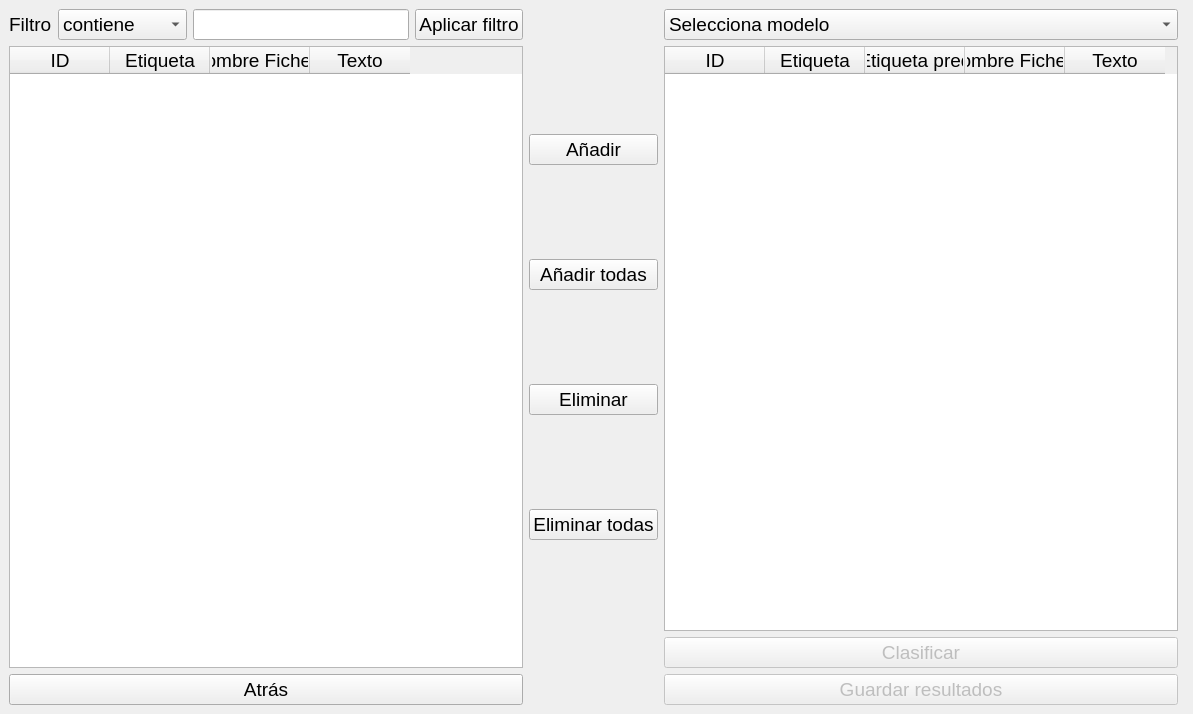
<?xml version="1.0" encoding="UTF-8"?>
<ui version="4.0">
 <class>MainWindow</class>
 <widget class="QMainWindow" name="MainWindow">
  <property name="geometry">
   <rect>
    <x>0</x>
    <y>0</y>
    <width>1193</width>
    <height>714</height>
   </rect>
  </property>
  <property name="font">
   <font>
    <pointsize>14</pointsize>
   </font>
  </property>
  <property name="windowTitle">
   <string>Entrenamiento</string>
  </property>
  <widget class="QWidget" name="centralwidget">
   <layout class="QGridLayout" name="gridLayout">
    <item row="1" column="7">
     <widget class="QWidget" name="widget_resultados" native="true"/>
    </item>
    <item row="1" column="6">
     <widget class="QTableWidget" name="tableWidget_reviews_to_classify">
      <property name="font">
       <font>
        <pointsize>14</pointsize>
       </font>
      </property>
      <property name="selectionBehavior">
       <enum>QAbstractItemView::SelectRows</enum>
      </property>
      <column>
       <property name="text">
        <string>ID</string>
       </property>
      </column>
      <column>
       <property name="text">
        <string>Etiqueta</string>
       </property>
      </column>
      <column>
       <property name="text">
        <string>Etiqueta pred</string>
       </property>
      </column>
      <column>
       <property name="text">
        <string>Nombre Fichero</string>
       </property>
      </column>
      <column>
       <property name="text">
        <string>Texto</string>
       </property>
      </column>
     </widget>
    </item>
    <item row="0" column="0">
     <layout class="QHBoxLayout" name="horizontalLayout">
      <item>
       <widget class="QLabel" name="label_filtro">
        <property name="text">
         <string>Filtro</string>
        </property>
       </widget>
      </item>
      <item>
       <widget class="QComboBox" name="comboBox_filtro">
        <item>
         <property name="text">
          <string>contiene</string>
         </property>
        </item>
        <item>
         <property name="text">
          <string>no contiene</string>
         </property>
        </item>
       </widget>
      </item>
      <item>
       <widget class="QLineEdit" name="lineEdit_filtro"/>
      </item>
      <item>
       <widget class="QPushButton" name="pushButton_applyfilter">
        <property name="text">
         <string>Aplicar filtro</string>
        </property>
       </widget>
      </item>
     </layout>
    </item>
    <item row="2" column="6">
     <widget class="QPushButton" name="pushButton_Clasificar">
      <property name="enabled">
       <bool>false</bool>
      </property>
      <property name="text">
       <string>Clasificar</string>
      </property>
     </widget>
    </item>
    <item row="0" column="6">
     <widget class="QComboBox" name="comboBox_algoritmo">
      <item>
       <property name="text">
        <string>Selecciona modelo</string>
       </property>
      </item>
     </widget>
    </item>
    <item row="1" column="1">
     <layout class="QVBoxLayout" name="verticalLayout">
      <item>
       <widget class="QPushButton" name="pushButton_add">
        <property name="text">
         <string>Añadir</string>
        </property>
       </widget>
      </item>
      <item>
       <widget class="QPushButton" name="pushButton_addall">
        <property name="text">
         <string>Añadir todas</string>
        </property>
       </widget>
      </item>
      <item>
       <widget class="QPushButton" name="pushButton_remove">
        <property name="text">
         <string>Eliminar</string>
        </property>
       </widget>
      </item>
      <item>
       <widget class="QPushButton" name="pushButton_removeall">
        <property name="text">
         <string>Eliminar todas</string>
        </property>
       </widget>
      </item>
     </layout>
    </item>
    <item row="3" column="6">
     <widget class="QPushButton" name="pushButton_guardar_resultados">
      <property name="enabled">
       <bool>false</bool>
      </property>
      <property name="text">
       <string>Guardar resultados</string>
      </property>
     </widget>
    </item>
    <item row="3" column="0">
     <widget class="QPushButton" name="pushButton_back">
      <property name="text">
       <string>Atrás</string>
      </property>
     </widget>
    </item>
    <item row="1" column="0" rowspan="2">
     <widget class="QTableWidget" name="tableWidget_reviews">
      <property name="font">
       <font>
        <pointsize>14</pointsize>
       </font>
      </property>
      <property name="selectionBehavior">
       <enum>QAbstractItemView::SelectRows</enum>
      </property>
      <column>
       <property name="text">
        <string>ID</string>
       </property>
      </column>
      <column>
       <property name="text">
        <string>Etiqueta</string>
       </property>
      </column>
      <column>
       <property name="text">
        <string>Nombre Fichero</string>
       </property>
      </column>
      <column>
       <property name="text">
        <string>Texto</string>
       </property>
      </column>
     </widget>
    </item>
   </layout>
  </widget>
 </widget>
 <resources/>
 <connections/>
</ui>
